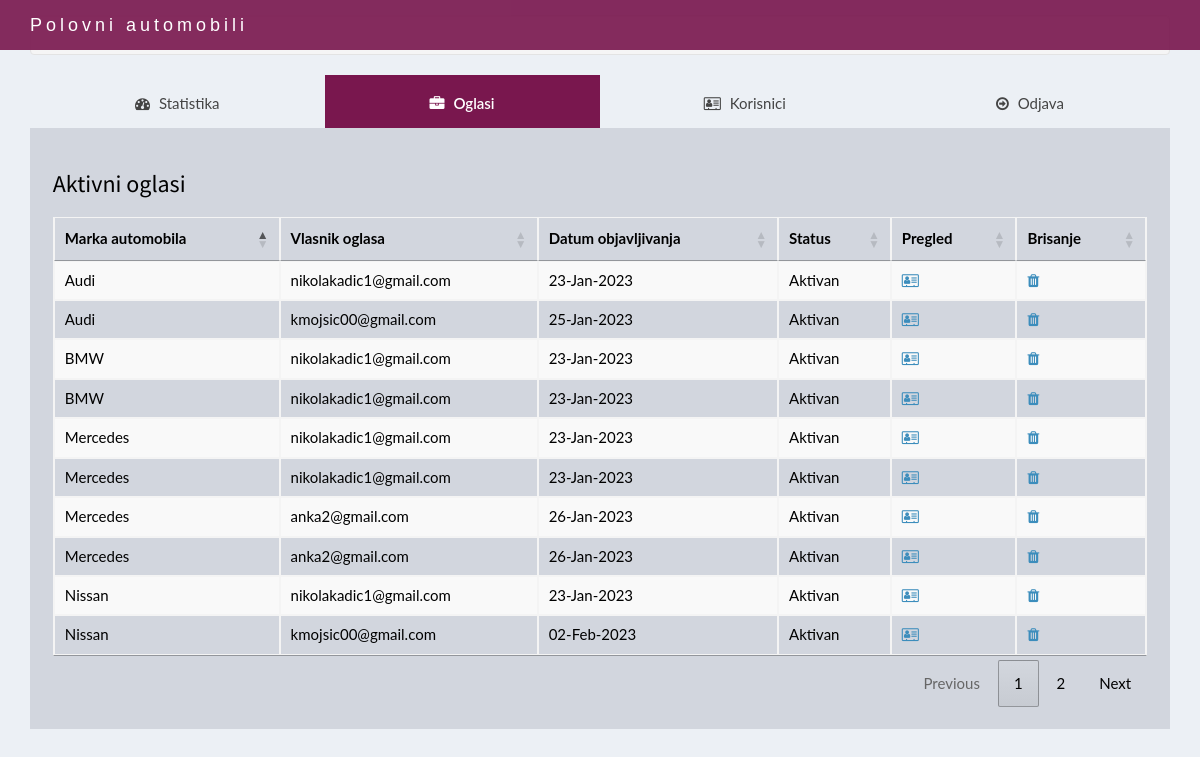
/admin/sviOglasi.php (signed in), run on the app's committed database.
### tables this page shows
CREATE TABLE `oglas` (
  `idOglasa` int(11) NOT NULL,
  `idKorisnika` int(11) NOT NULL,
  `nazivOglasa` text NOT NULL,
  `opis` text NOT NULL,
  `godinaProizvodnje` int(11) NOT NULL,
  `marka` varchar(20) NOT NULL,
  `predjeniKilometri` double NOT NULL,
  `cena` double NOT NULL,
  `vrstaPogona` enum('prednji','zadnji','4x4') NOT NULL,
  `tip` varchar(20) NOT NULL,
  `vrstaMenjaca` enum('automatski','manuelni') NOT NULL,
  `datumPostavljanja` date NOT NULL,
  `aktivan` tinyint(1) NOT NULL DEFAULT 2,
  `img` varchar(255) NOT NULL,
  `img1` varchar(255) NOT NULL,
  `img2` varchar(255) NOT NULL
);

CREATE TABLE `korisnik` (
  `idKorisnika` int(11) NOT NULL,
  `ime` varchar(40) NOT NULL,
  `prezime` varchar(40) NOT NULL,
  `email` varchar(40) NOT NULL,
  `sifra` text NOT NULL,
  `broj` text NOT NULL
);

### db.php (called while the page is built, shortened)
<?php
class Db
{
    private $dbh;
    function __construct()
    {
        try
        {
            $string = "mysql:host=".self::host.";dbname=".self::dbname;
            $this->dbh = new PDO($string, self::user, self::pass);
        } catch (Exception $e)
        {
            echo "greska prilikom konekcije sa bazom!";
            die();
        }
    }
    public function sviOglasi()
    {
        try
        {
            $sql = "SELECT * FROM oglas o inner join korisnik k on o.idKorisnika = k.idKorisnika";
            $pdo_izraz = $this->dbh->query($sql);
            if($pdo_izraz)
            {
                return $pdo_izraz->fetchALL(PDO::FETCH_ASSOC);
            }
        }
        catch(PDOException $e)
        {
            echo "GRESKA: ";
            echo $e->getMessage();
        }
    }
}
?>

### admin/sviOglasi.php (the view, shortened to what this page needs)
<?php
require_once("../db.php");
?>
<!DOCTYPE html>
<html>
<head>
  <link rel="stylesheet" href="https://cdnjs.cloudflare.com/ajax/libs/twitter-bootstrap/3.3.7/css/bootstrap.min.css">
  <link rel="stylesheet" href="https://cdnjs.cloudflare.com/ajax/libs/font-awesome/4.7.0/css/font-awesome.min.css">
  <link rel="stylesheet" href="https://cdnjs.cloudflare.com/ajax/libs/ionicons/2.0.1/css/ionicons.min.css">
  <link rel="stylesheet" href="https://cdn.datatables.net/1.10.15/css/jquery.dataTables.min.css">
  <link rel="stylesheet" href="../css/AdminLTE.min.css">
  <link rel="stylesheet" href="../css/_all-skins.min.css">
  <link rel="stylesheet" href="../css/custom.css">
</head>
</head>
<body class="hold-transition skin-red sidebar-mini">
<div class="wrapper">
<nav class="navbar navbar-default navbar-fixed-top">
  <div class="container">
    <div class="navbar-header">
       <header class="main-header">
	 <a class="navbar-brand" href="../aktivniOglasi.php">Polovni automobili</a>
    </div>
      </div>
    </nav>
  <div class="content-wrapper" style="margin-left: 0px;" >
    <section id="candidates" class="content-header">
      <div class="container">
        <div class="row">
         	<div class="col-lg-12" style="text-align: center;">
              <div class="box-body no-padding">
                <ul class="nav nav-pills nav-justified">
                  <li><a href="dashboard.php"><i class="fa fa-dashboard"></i> Statistika</a></li>
                  <li class="active"><a href="sviOglasi.php" style="background-color:rgba(120,22,77,0.9) !important;border-color:rgba(120,22,77,0.9);"><i class="fa fa-briefcase"></i> Oglasi</a></li>
                  <li><a href="sviKorisnici.php"><i class="fa fa-address-card-o"></i> Korisnici</a></li>
                  <li><a href="odjava2.php"><i class="fa fa-arrow-circle-o-right"></i> Odjava</a></li>
                </ul>
              </div>
            </div>
          </div>
          <div class="col-md-18 bg-gray padding-2">
            <h3>Aktivni oglasi</h3>
            <div class="row margin-top-20">
              <div class="col-md-12">
                <div class="box-body table-responsive no-padding">
                  <table id="example2" class="table table-striped table-bordered">
                    <thead>
                      <th>Marka automobila</th>
                      <th>Vlasnik oglasa</th>
                      <th>Datum objavljivanja</th>
                      <th>Status</th>
                      <th>Pregled</th>
                      <th>Brisanje</th>
                    </thead>
                    <tbody>
                      <?php
                      $db = new Db();
                      if($oglasi = $db->sviOglasi()) {
                        foreach($oglasi as $oglas) {
                      ?>
                      <tr>
                        <td><?php echo $oglas['marka']; ?></td>
                        <td><?php echo $oglas['email']; ?></td>
                        <td><?php echo date("d-M-Y", strtotime($oglas['datumPostavljanja'])); ?></td>
                        <td>
                        <?php
                          if($oglas['aktivan'] == '1') {
                            echo "Aktivan";
                          } else if($oglas['aktivan'] == '2') {
                            ?>
                            <a onclick="odbij(<?php echo $oglas['idOglasa']; ?>)" style="cursor:pointer;">Odbij</a> <a onclick="prihvati(<?php echo $oglas['idOglasa']; ?>)" style="cursor:pointer;">Prihvati</a>
                            <?php
                          }  else if($oglas['aktivan'] == '0') {
                            echo "Odbijen";
                          }
                        ?>
                        </td>
                        <td><a href="prikaziOglas.php?id=<?php echo $oglas['idOglasa']; ?>"><i class="fa fa-address-card-o"></i></a></td>
                        <td><a onclick="brisi(<?php echo $oglas['idOglasa']?>)" style="cursor:pointer;"><i class="fa fa-trash"></i></a></td>
                      </tr>
                            <?php
                        }}
                    ?>
                    </tbody>
                  </table>
                </div>
              </div>
            </div>
          </div>
        </div>
      </div>
  </div>
</body>
</html>

### css/custom.css (style rules this page uses)
.margin-top-20 { margin-top: 20px; }
.padding-2 { padding: 2%; }

### admin/sviOglasi.php (style rules this page uses)
body { font: 400 15px Lato, sans-serif; line-height: 2; color: #818181; }
.navbar { margin-bottom: 0; background-color: rgba(120,22,77,0.9) !important; z-index: 9999; border: 0; font-size: 12px !important; line-height: 1.42857143 !important; letter-spacing: 4px; border-radius: 0; font-family: Montserrat, sans-serif; }
.navbar li a, .navbar .navbar-brand { color: #fff !important; }
.active { background-color: rgba(120,22,77,0.9) !important; }

### data on the page
oglas: marka "Mercedes", idKorisnika.email "nikolakadic1@gmail.com", datumPostavljanja "23-Jan-2023", aktivan "Aktivan"
oglas: marka "Mercedes", idKorisnika.email "nikolakadic1@gmail.com", datumPostavljanja "23-Jan-2023", aktivan "Aktivan"
oglas: marka "BMW", idKorisnika.email "nikolakadic1@gmail.com", datumPostavljanja "23-Jan-2023", aktivan "Aktivan"
oglas: marka "BMW", idKorisnika.email "nikolakadic1@gmail.com", datumPostavljanja "23-Jan-2023", aktivan "Aktivan"
oglas: marka "Audi", idKorisnika.email "nikolakadic1@gmail.com", datumPostavljanja "23-Jan-2023", aktivan "Aktivan"
oglas: marka "Nissan", idKorisnika.email "nikolakadic1@gmail.com", datumPostavljanja "23-Jan-2023", aktivan "Aktivan"
oglas: marka "Audi", idKorisnika.email "kmojsic00@gmail.com", datumPostavljanja "25-Jan-2023", aktivan "Aktivan"
oglas: marka "Mercedes", idKorisnika.email "anka2@gmail.com", datumPostavljanja "26-Jan-2023", aktivan "Aktivan"
oglas: marka "Mercedes", idKorisnika.email "anka2@gmail.com", datumPostavljanja "26-Jan-2023", aktivan "Aktivan"
oglas: marka "Nissan", idKorisnika.email "kmojsic00@gmail.com", datumPostavljanja "02-Feb-2023", aktivan "Aktivan"
